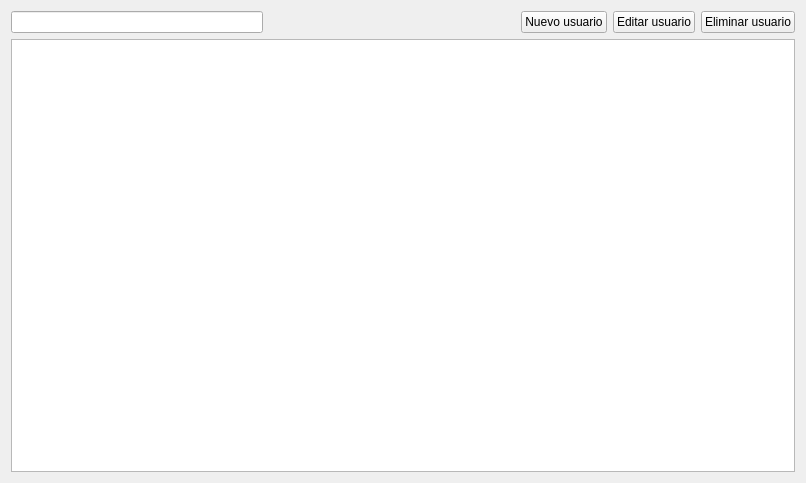
<?xml version="1.0" encoding="UTF-8"?>
<ui version="4.0">
 <class>UsersPage</class>
 <widget class="QWidget" name="UsersPage">
  <property name="geometry">
   <rect>
    <x>0</x>
    <y>0</y>
    <width>806</width>
    <height>483</height>
   </rect>
  </property>
  <property name="windowTitle">
   <string>Form</string>
  </property>
  <layout class="QVBoxLayout" name="verticalLayout">
   <item>
    <layout class="QHBoxLayout" name="horizontalLayout">
     <item>
      <widget class="QLineEdit" name="searchLineEdit"/>
     </item>
     <item>
      <spacer name="horizontalSpacer">
       <property name="orientation">
        <enum>Qt::Orientation::Horizontal</enum>
       </property>
       <property name="sizeHint" stdset="0">
        <size>
         <width>40</width>
         <height>20</height>
        </size>
       </property>
      </spacer>
     </item>
     <item>
      <widget class="QPushButton" name="newUserButton">
       <property name="text">
        <string>Nuevo usuario</string>
       </property>
      </widget>
     </item>
     <item>
      <widget class="QPushButton" name="editUserButton">
       <property name="text">
        <string>Editar usuario</string>
       </property>
      </widget>
     </item>
     <item>
      <widget class="QPushButton" name="deleteUserButton">
       <property name="text">
        <string>Eliminar usuario</string>
       </property>
      </widget>
     </item>
    </layout>
   </item>
   <item>
    <widget class="QTableView" name="tableView"/>
   </item>
  </layout>
 </widget>
 <resources/>
 <connections/>
</ui>
